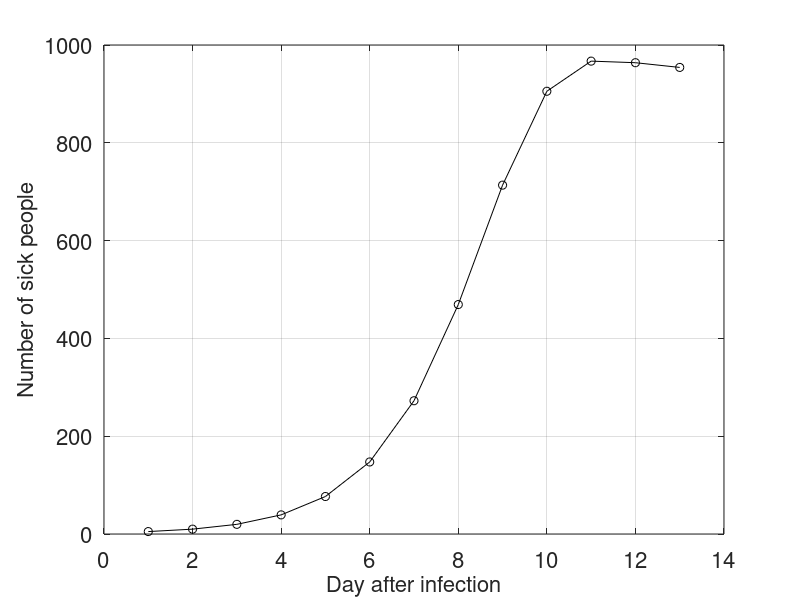

Write MATLAB code to recreate this figure.
%%
%% Matlab code snippet used for
%% Topic 1 Workshop Sheet, Question 2
%%

% clear all % delete everything in workspace
% close all % close all figures
Fontsize=16; % make size of lables bigger in graphs

Numberofdays=12; % how many days calculated
s=zeros(1,Numberofdays); % initialise 
N=1000; %population
k=0.001; %probability of new infection 
s_0 = 5; %initial number of infections
rip = 0.01; % number of deaths related to disease

Deltas_0=k*(N-s_0)*s_0; %number of new infections for first time step
s(1)=s(1)+Deltas_0; %first time point s(1) already zero 

%run through each day - note using i as counter is bad practice!
for i=1:Numberofdays
  Deltas_i=k*(N-s(i))*s(i); % calculate change from current state
  
  s_new=s(i)+Deltas_i; %give future state of system = current state + change 
  
  if s_new >= N
      s_new = N;
  end
  
  if s_new < 0
      s_new =0;
  end
  
  s(i+1)=s_new;
  
  N = N-s_new*(rip);
  
end

%%
%plot the results
figure
plot(s,'ko-');
grid on
set(gca,'Fontsize',Fontsize); %makes all fonts the same bigger size
xlabel('Day after infection','Fontsize',Fontsize);
ylabel('Number of sick people','Fontsize',Fontsize);
